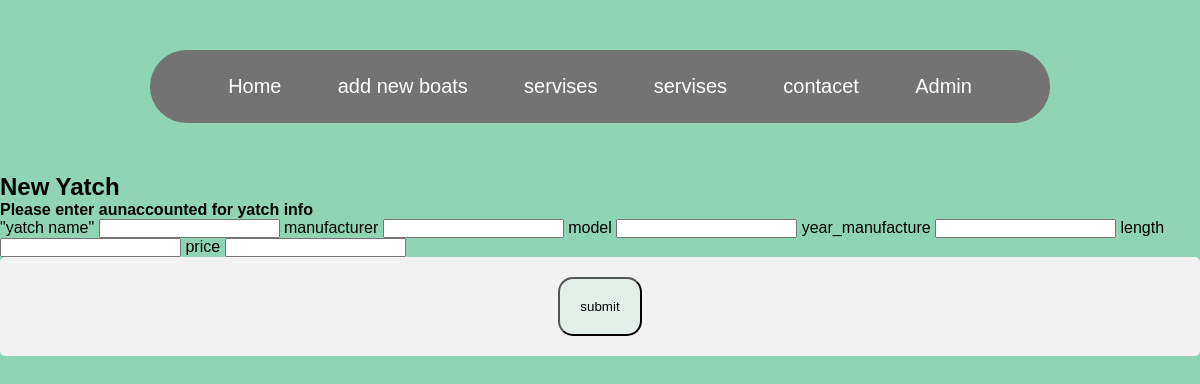
Before: /edit/2 with the older database file.
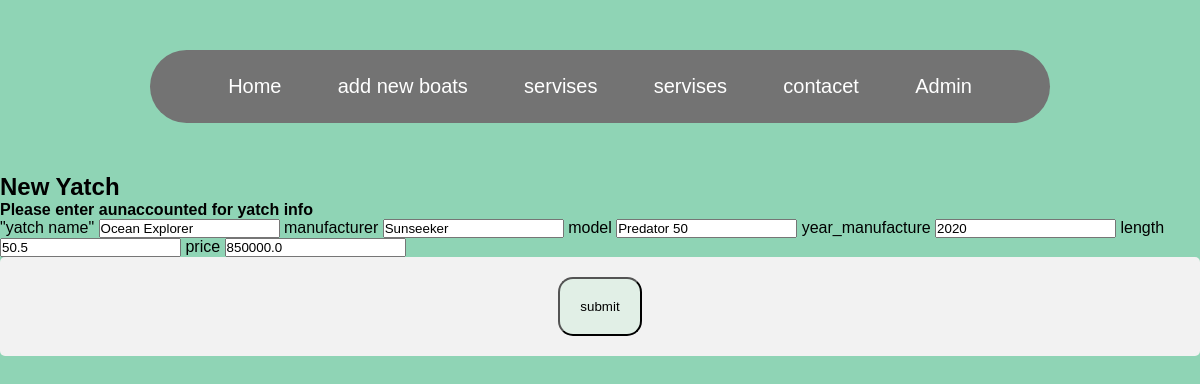
After: the same page with the newer database file.
### tables this page shows
CREATE TABLE yachts (
    id INTEGER PRIMARY KEY AUTOINCREMENT,
    yatch_name TEXT NOT NULL,
    manufacturer TEXT NOT NULL,
    model TEXT NOT NULL,
    year_manufacture INTEGER,
    length FLOAT,
    price FLOAT
);

### app.py (the view, shortened to what this page needs)
@app.route('/edit/<int:id>', methods=('GET', 'POST'))
def edit_user(id):
    conn = get_db_connection()
    yatch = conn.execute('SELECT * FROM yachts  where id = ?',(id,)).fetchone()
    print(id)
    return render_template('update.html', yatch = yatch)

### app.py (called while the page is built)
def get_db_connection():
    conn = sqlite3.connect('Yatchs.db')
    conn.row_factory = sqlite3.Row
    return conn

### templates/update.html (shortened to what this page needs)
{% extends 'home.html' %}
{% block header %}
<head>
</head>
<body>
    <h2 class="homeHeader">New Yatch</h2>
    <h4 class="homeDetails">Please enter aunaccounted for yatch info</h4>
{% endblock %}
{% block content %}
<form method="post">
    <label for="yatch_name">"yatch name"</label>
    <input type="text" name ="yatch_name" id="yatch_name" value="{{yatch.yatch_name}}" required >
    <label for="manufacturer">manufacturer</label>
    <input type="text" name="manufacturer" id="manufacturer" value="{{yatch.manufacturer}}" required>
    <label for="model">model</label>
    <input type="text" name="model" id="model" value="{{yatch.model}}" required>
    <label for="year_manufacture">year_manufacture</label>
    <input type="Integer" name="year_manufacture" id="year_manufacture" value="{{yatch.year_manufacture}}">
    <label for="length">length</label>
    <input type="Integer" name="length" id="length" value="{{yatch.length}}">
    <label for="price">price</label>
    <input type="Integer" name="price" id="price" value="{{yatch.price}}">
    <div class="center">
        <button type="submit">submit</button>
    </div>
</form>
{% endblock %}

### templates/home.html (shortened to what this page needs)
<!DOCTYPE html>
<html>
<head>
    <link rel="stylesheet" href="{{ url_for('static', filename='style.css') }}">
</head>
<body>
    <header>
        <nav class="navbar">
            <a href="{{url_for('index')}}">Home</a>
            <a href="{{url_for('New_Yatch')}}">add new boats</a>
            <a href="#">servises</a>
            <a href="#"> servises</a>
            <a href="#">contacet</a>
            <a href="{{url_for('admin')}}">Admin</a>
        </nav>
    </header>
{% block header %}{% endblock %}
{% block content %}{% endblock %}
</body>
</html>

### static/style.css (style rules this page uses)
div { border-radius: 5px; background-color: #f2f2f2; padding: 20px; }
body { background-color: #8fd4b5; }
.center { display: flex; justify-content: center; align-items: center; }
button { padding: 20px; content: center; background-color: #E1EFE6; border-radius: 15px; }
* { margin: 0px; padding: 0px; box-sizing: border-box; font-family: sans-serif; }
header { width: 75%; margin: 50px auto; background-color: #737373; padding: 15px 50px; border-radius: 50px; }
.navbar { display: flex; justify-content: space-around; }
.navbar a { font-size: 20px; color: #ffffff; text-decoration: none; padding: 10px 25px; border-radius: 25px; transition: 0.5s; }

Changed rows visible on the page:
added yachts: yatch_name "Ocean Explorer", manufacturer "Sunseeker", model "Predator 50", year_manufacture "2020", length "50.5", price "850000.0"
